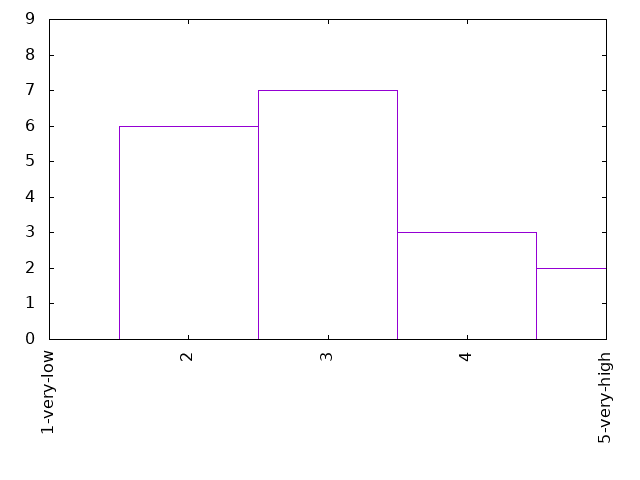

Here is the gnuplot script that generated this plot:
set term png
set out "18-20goout.png"
set key off
set xtics rotate
set yrange[0:9]

plot '18-20goout.dat' using 1:xticlabel(2) with boxes
